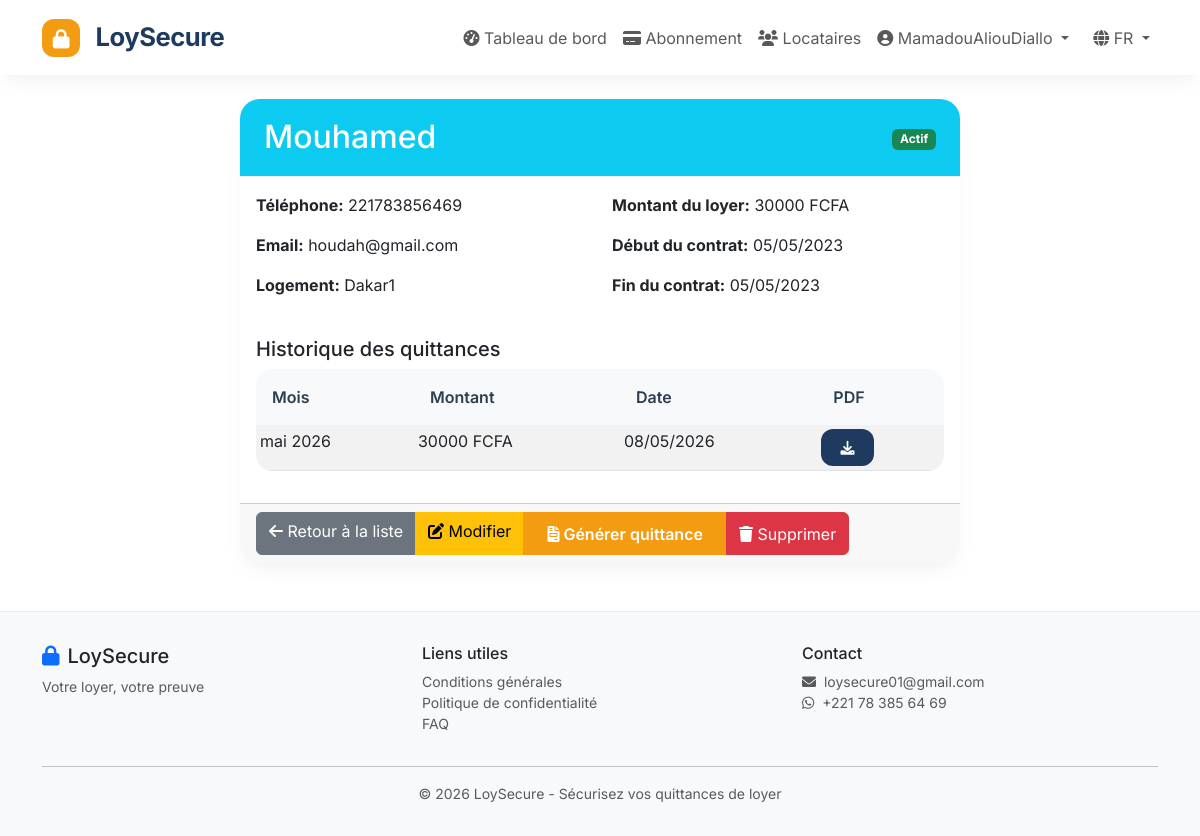
The app's page /tenants/5/ (signed in) with its own data.
### accounts/models.py (models this page shows, shortened)
class CustomUser(AbstractUser):
    CURRENCY_CHOICES = [
        ('XOF', 'Franc CFA (XOF) - Sénégal, Côte d\'Ivoire, Bénin, Togo, Burkina, Mali, Niger'),
        ('XAF', 'Franc CFA (XAF) - Cameroun, Gabon, Congo, RCA, Tchad'),
        ('GNF', 'Franc Guinéen (GNF) - Guinée'),
    ]
    SUBSCRIPTION_TYPE_CHOICES = [
        ('free_trial', _('Essai gratuit (1er mois)')),
        ('pay_per_use', _('Pay-per-use (100 FCFA/chambre)')),
        ('subscription', _('Abonnement mensuel')),
    ]
    phone = models.CharField(_('Téléphone'), max_length=20, unique=True)
    currency = models.CharField(_('Devise'), max_length=3, choices=CURRENCY_CHOICES, default='XOF')
    company_name = models.CharField(_('Entreprise'), max_length=200, blank=True)
    address = models.TextField(_('Adresse'), blank=True)
    subscription_type = models.CharField(
        _('Type d\'abonnement'),
        max_length=20,
        choices=SUBSCRIPTION_TYPE_CHOICES,
        default='free_trial'
    )
    credits_balance = models.IntegerField(_('Crédits disponibles'), default=0)
    subscription_active = models.BooleanField(_('Abonnement actif'), default=False)
    subscription_start_date = models.DateTimeField(_('Début abonnement'), null=True, blank=True)
    subscription_end_date = models.DateTimeField(_('Fin abonnement'), null=True, blank=True)
    subscription_tier = models.CharField(_('Tranche abonnement'), max_length=20, blank=True)
    first_month_free_used = models.BooleanField(_('1er mois gratuit utilisé'), default=False)
    consecutive_paid_months = models.IntegerField(_('Mois payés consécutifs'), default=0)
    free_month_used = models.BooleanField(_('Mois offert utilisé'), default=False)
    first_year_complete = models.BooleanField(_('1ère année terminée'), default=False)
    free_trial_usage = models.IntegerField(_('Quittances utilisées pendant essai'), default=0)
    total_rooms_declared = models.IntegerField(_('Total chambres déclarées'), default=0)
    last_compliance_check = models.DateTimeField(_('Dernier contrôle conformité'), null=True, blank=True)
    created_at = models.DateTimeField(_('Date d\'inscription'), auto_now_add=True)
    updated_at = models.DateTimeField(_('Date de mise à jour'), auto_now=True)
    class Meta:
        verbose_name = _('Propriétaire')
        verbose_name_plural = _('Propriétaires')
    def get_currency_symbol(self):
        symbols = {'XOF': 'FCFA', 'XAF': 'FCFA', 'GNF': 'GNF'}
        return symbols.get(self.currency, 'FCFA')

### tenants/models.py (models this page shows, shortened)
class Tenant(models.Model):
    property_ref = models.ForeignKey(
        'properties.Property',
        on_delete=models.CASCADE,
        related_name='tenants',
        verbose_name=_('Logement')
    )
    name = models.CharField(_('Nom complet'), max_length=200)
    phone = models.CharField(_('Numéro de téléphone'), max_length=20)
    email = models.EmailField(_('Email'), blank=True)
    rent_amount = models.PositiveIntegerField(_('Montant du loyer'))
    contract_start_date = models.DateField(_('Début du contrat'), null=True, blank=True)
    contract_end_date = models.DateField(_('Fin du contrat'), null=True, blank=True)
    is_active = models.BooleanField(_('Actif'), default=True)
    notes = models.TextField(_('Notes'), blank=True)
    created_at = models.DateTimeField(auto_now_add=True)
    updated_at = models.DateTimeField(auto_now=True)
    class Meta:
        verbose_name = _('Locataire')
        verbose_name_plural = _('Locataires')
        ordering = ['name']

### properties/models.py (models this page shows, shortened)
class Property(models.Model):
    owner = models.ForeignKey(
        settings.AUTH_USER_MODEL,
        on_delete=models.CASCADE,
        related_name='properties',
        verbose_name=_('Propriétaire')
    )
    address = models.CharField(_('Adresse'), max_length=500)
    number_of_rooms = models.PositiveIntegerField(_('Nombre de chambres'), default=1)
    description = models.TextField(_('Description'), blank=True)
    is_active = models.BooleanField(_('Actif'), default=True)
    created_at = models.DateTimeField(auto_now_add=True)
    updated_at = models.DateTimeField(auto_now=True)
    class Meta:
        verbose_name = _('Logement')
        verbose_name_plural = _('Logements')
        ordering = ['-created_at']

### receipts/models.py (models this page shows, shortened)
class Receipt(models.Model):
    STATUS_CHOICES = [
        ('pending', _('En attente')),
        ('certified', _('Certifiée')),
        ('rejected', _('Rejetée')),
    ]
    PAYMENT_METHOD_CHOICES = [
        ('cash', _('Espèces')),
        ('orange_money', _('Orange Money')),
        ('mtn_momo', _('MTN MoMo')),
        ('wave', _('Wave')),
        ('bank_transfer', _('Virement bancaire')),
    ]
    id = models.UUIDField(primary_key=True, default=uuid.uuid4, editable=False)
    owner = models.ForeignKey(
        settings.AUTH_USER_MODEL,
        on_delete=models.CASCADE,
        related_name='receipts',
        verbose_name=_('Propriétaire')
    )
    tenant = models.ForeignKey(
        'tenants.Tenant',
        on_delete=models.CASCADE,
        related_name='receipts',
        verbose_name=_('Locataire')
    )
    month = models.DateField(_('Mois concerné'))
    amount = models.PositiveIntegerField(_('Montant'))
    payment_method = models.CharField(_('Mode de paiement'), max_length=20, choices=PAYMENT_METHOD_CHOICES)
    status = models.CharField(_('Statut'), max_length=20, choices=STATUS_CHOICES, default='pending')
    certified_at = models.DateTimeField(_('Date de certification'), null=True, blank=True)
    pdf_file = models.FileField(_('Fichier PDF'), upload_to='receipts/%Y/%m/', null=True, blank=True)
    sent_to_tenant = models.BooleanField(_('Envoyé au locataire'), default=False)
    whatsapp_message_id = models.CharField(max_length=100, blank=True)
    cost_in_credits = models.PositiveIntegerField(_('Coût en crédits'), default=0)
    was_free = models.BooleanField(_('Était gratuit'), default=False)
    free_reason = models.CharField(_('Raison de la gratuité'), max_length=50, blank=True)
    created_at = models.DateTimeField(auto_now_add=True)
    updated_at = models.DateTimeField(auto_now=True)
    class Meta:
        verbose_name = _('Quittance')
        verbose_name_plural = _('Quittances')
        ordering = ['-month']
        unique_together = ['tenant', 'month']

### tenants/views.py (the view)
# urls.py: path('<int:pk>/', views.tenant_detail, name='tenant_detail'),
@login_required
def tenant_detail(request, pk):
    tenant = get_object_or_404(Tenant, pk=pk, property_ref__owner=request.user)
    return render(request, 'tenants/detail.html', {'tenant': tenant})

### templates/tenants/detail.html (shortened to what this page needs)
{% extends 'base.html' %}
{% load static %}
{% load i18n %}
{% block content %}
<div class="container mt-4">
    <div class="row">
        <div class="col-md-8 mx-auto">
            <div class="card">
                <div class="card-header bg-info text-white d-flex justify-content-between align-items-center">
                    <h2 class="mb-0">{{ tenant.name }}</h2>
                    <div>
                        {% if tenant.is_active %}
                            <span class="badge bg-success">{% trans "Actif" %}</span>
                        {% else %}
                            <span class="badge bg-danger">{% trans "Inactif" %}</span>
                        {% endif %}
                    </div>
                </div>
                <div class="card-body">
                    <div class="row">
                        <div class="col-md-6">
                            <p><strong>{% trans "Téléphone" %}:</strong> {{ tenant.phone }}</p>
                            <p><strong>{% trans "Email" %}:</strong> {{ tenant.email|default:"-" }}</p>
                            <p><strong>{% trans "Logement" %}:</strong> {{ tenant.property_ref.address }}</p>
                        </div>
                        <div class="col-md-6">
                            <p><strong>{% trans "Montant du loyer" %}:</strong> {{ tenant.rent_amount }} {{ tenant.property_ref.owner.get_currency_symbol }}</p>
                            <p><strong>{% trans "Début du contrat" %}:</strong> {{ tenant.contract_start_date|date:"d/m/Y"|default:"-" }}</p>
                            <p><strong>{% trans "Fin du contrat" %}:</strong> {{ tenant.contract_end_date|date:"d/m/Y"|default:"-" }}</p>
                        </div>
                    </div>
                    <div class="mt-4">
                        <h5>{% trans "Historique des quittances" %}</h5>
                        {% if tenant.receipts.all %}
                            <table class="table table-sm table-striped mt-2">
                                <thead class="table-dark">
                                    <tr>
                                        <th>{% trans "Mois" %}</th>
                                        <th>{% trans "Montant" %}</th>
                                        <th>{% trans "Date" %}</th>
                                        <th>{% trans "PDF" %}</th>
                                    </tr>
                                </thead>
                                <tbody>
                                    {% for receipt in tenant.receipts.all %}
                                    <tr>
                                        <td>{{ receipt.month|date:"F Y" }}</td>
                                        <td>{{ receipt.amount }} {{ receipt.owner.get_currency_symbol }}</td>
                                        <td>{{ receipt.certified_at|date:"d/m/Y" }}</td>
                                        <td>
                                            {% if receipt.pdf_file %}
                                                <a href="{% url 'receipts:download' receipt.id %}" class="btn btn-sm btn-primary">
                                                    <i class="fas fa-download"></i>
                                                </a>
                                            {% endif %}
                                        </td>
                                    </tr>
                                    {% endfor %}
                                </tbody>
                            </table>
                        {% else %}
                            <p class="text-muted">{% trans "Aucune quittance générée pour ce locataire." %}</p>
                        {% endif %}
                    </div>
                </div>
                <div class="card-footer">
                    <div class="btn-group" role="group">
                        <a href="{% url 'tenants:tenant_list' %}" class="btn btn-secondary">
                            <i class="fas fa-arrow-left"></i> {% trans "Retour à la liste" %}
                        </a>
                        <a href="{% url 'tenants:tenant_edit' tenant.id %}" class="btn btn-warning">
                            <i class="fas fa-edit"></i> {% trans "Modifier" %}
                        </a>
                        <a href="{% url 'receipts:create' tenant.id %}" class="btn btn-success">
                            <i class="fas fa-file-invoice"></i> {% trans "Générer quittance" %}
                        </a>
                        <button type="button" class="btn btn-danger" data-bs-toggle="modal" data-bs-target="#deleteModal">
                            <i class="fas fa-trash"></i> {% trans "Supprimer" %}
                        </button>
                    </div>
                </div>
            </div>
        </div>
    </div>
</div>
{% endblock %}

### templates/base.html (shortened to what this page needs)
{% load i18n static %}
<!DOCTYPE html>
<html lang="fr">
<head>
    <link href="https://cdn.jsdelivr.net/npm/bootstrap@5.3.0/dist/css/bootstrap.min.css" rel="stylesheet">
    <link rel="stylesheet" href="https://cdnjs.cloudflare.com/ajax/libs/font-awesome/6.0.0/css/all.min.css">
</head>
<body>
    <nav class="navbar navbar-expand-lg sticky-top">
        <div class="container">
            <a class="navbar-brand" href="{% url 'home' %}">
                <div class="logo-icon d-inline-flex">
                    <i class="fas fa-lock"></i>
                </div>
                LoySecure
            </a>
            <div class="collapse navbar-collapse" id="navbarNav">
                <ul class="navbar-nav ms-auto">
                    {% if user.is_authenticated %}
                        <li class="nav-item">
                            <a class="nav-link" href="{% url 'properties:dashboard' %}">
                                <i class="fas fa-tachometer-alt"></i> {% trans "Tableau de bord" %}
                            </a>
                        </li>
                        <li class="nav-item">
                            <a class="nav-link" href="{% url 'subscriptions:dashboard' %}">
                                <i class="fas fa-credit-card"></i> {% trans "Abonnement" %}
                            </a>
                        </li>
                        <li class="nav-item">
                            <a class="nav-link" href="{% url 'tenants:tenant_list' %}">
                                <i class="fas fa-users"></i> {% trans "Locataires" %}
                            </a>
                        </li>
                        <li class="nav-item dropdown">
                            <a class="nav-link dropdown-toggle" href="#" data-bs-toggle="dropdown">
                                <i class="fas fa-user-circle"></i> {{ user.username }}
                            </a>
                        </li>
                    {% endif %}
                    <li class="nav-item dropdown ms-2">
                        <a class="nav-link dropdown-toggle" href="#" data-bs-toggle="dropdown">
                            <i class="fas fa-globe"></i> FR
                        </a>
                    </li>
                </ul>
            </div>
        </div>
    </nav>
    <div class="container mt-4">
        {% block content %}
        {% endblock %}
    </div>
    <footer>
        <div class="container">
            <div class="row">
                <div class="col-md-4 text-start">
                    <h5><i class="fas fa-lock text-primary me-2"></i>LoySecure</h5>
                    <p class="text-muted small">{% trans "Votre loyer, votre preuve" %}</p>
                </div>
                <div class="col-md-4 text-start">
                    <h6>{% trans "Liens utiles" %}</h6>
                    <ul class="list-unstyled small">
                        <li><a href="#" class="text-decoration-none text-muted">{% trans "Conditions générales" %}</a></li>
                        <li><a href="#" class="text-decoration-none text-muted">{% trans "Politique de confidentialité" %}</a></li>
                        <li><a href="#" class="text-decoration-none text-muted">{% trans "FAQ" %}</a></li>
                    </ul>
                </div>
                <div class="col-md-4 text-start">
                    <h6>{% trans "Contact" %}</h6>
                    <p class="small text-muted">
                        <i class="fas fa-envelope me-1"></i> loysecure01@gmail.com<br>
                        <i class="fab fa-whatsapp me-1"></i> +221 78 385 64 69
                    </p>
                </div>
            </div>
            <hr class="my-3">
            <p class="text-center text-muted small mb-0">
                &copy; 2026 LoySecure - {% trans "Sécurisez vos quittances de loyer" %}
            </p>
        </div>
    </footer>
</body>
</html>

### records on screen
CustomUser: username "MamadouAliouDiallo"
Tenant: name "Mouhamed", phone "221783856469", email "houdah@gmail.com", property_ref.address "Dakar1", rent_amount "30000", property_ref.owner.get_currency_symbol "FCFA", contract_start_date "05/05/2023", contract_end_date "05/05/2023"
Receipt: month "mai 2026", amount "30000", owner.get_currency_symbol "FCFA", certified_at "08/05/2026"
